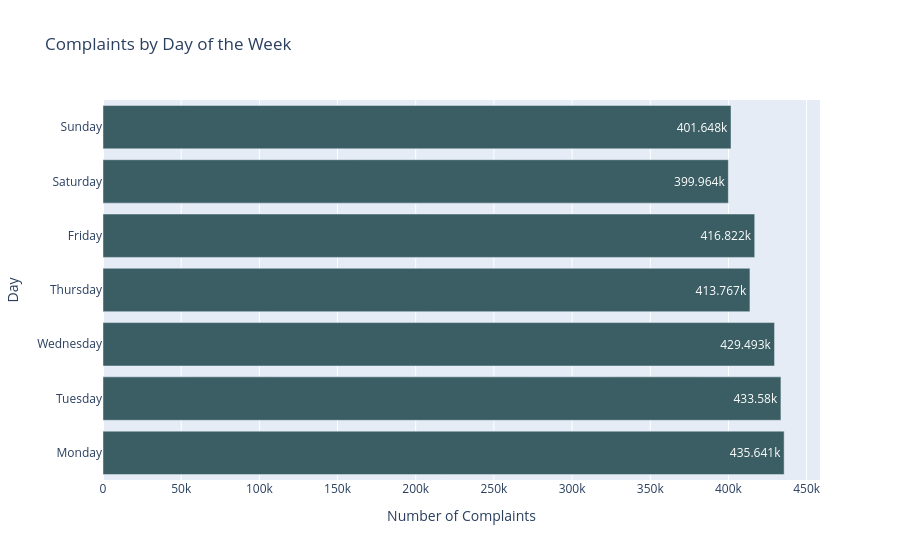

Write notebook code for a chart like this one.
### Code cell
px.bar(plot_df , y='complaint_day', x='count' , title='Complaints by Day of the Week',
             text_auto=True, labels={'complaint_day' : 'Day' , 'count' :'Number of Complaints'} , color_discrete_sequence= ["#3B5E64"])

### Figure 1 — Plotly figure (JSON) as saved in the notebook; plotly's stock layout.template omitted (floating-point values rounded to 4 significant figures)
{"data": [{"hovertemplate": "Number of Complaints=%{x}<br>Day=%{y}<extra></extra>", "legendgroup": "", "marker": {"color": "#3B5E64", "pattern": {"shape": ""}}, "name": "", "orientation": "h", "showlegend": false, "textposition": "auto", "texttemplate": "%{x}", "type": "bar", "x": [435641, 433580, 429493, 413767, 416822, 399964, 401648], "xaxis": "x", "y": ["Monday", "Tuesday", "Wednesday", "Thursday", "Friday", "Saturday", "Sunday"], "yaxis": "y"}], "layout": {"barmode": "relative", "legend": {"tracegroupgap": 0}, "title": {"text": "Complaints by Day of the Week"}, "xaxis": {"anchor": "y", "domain": [0, 1], "title": {"text": "Number of Complaints"}}, "yaxis": {"anchor": "x", "domain": [0, 1], "title": {"text": "Day"}}}}
